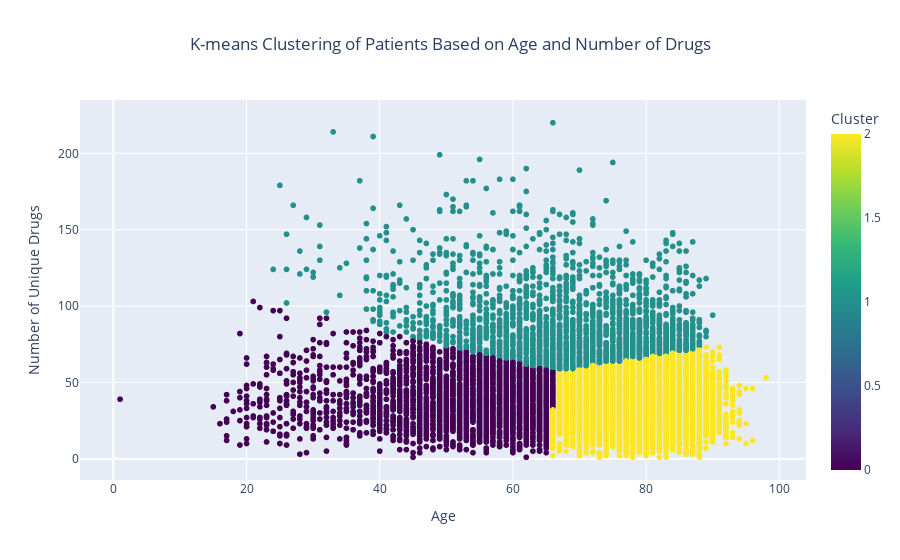

Notebook source saved alongside this figure:
### Code cell
from sklearn.cluster import KMeans

# Apply K-means clustering
kmeans = KMeans(n_clusters=3, random_state=42)  # Choose 3 clusters (you can adjust this)
df_cluster['Cluster'] = kmeans.fit_predict(X_scaled)

# Create the scatter plot with Plotly
fig = px.scatter(
    df_cluster, 
    x='age', 
    y='num_drugs', 
    color='Cluster', 
    title='K-means Clustering of Patients Based on Age and Number of Drugs',
    labels={'age': 'Age', 'num_drugs': 'Number of Unique Drugs'},
    color_continuous_scale='viridis',  # Use 'viridis' color scale
)

# Customize layout
fig.update_layout(
    xaxis_title='Age',
    yaxis_title='Number of Unique Drugs',
    legend_title="Clusters",
    legend=dict(title="Clusters", tracegroupgap=0),
    title_x=0.5,  # Center the title
)

# Show the interactive plot
fig.show()

### Figure 1 — Plotly figure (JSON) as saved in the notebook; plotly's stock layout.template omitted (floating-point values rounded to 4 significant figures; data arrays with more than 128 entries replaced by an {"elided": "..."} marker saying what was removed)
{"data": [{"hovertemplate": "Age=%{x}<br>Number of Unique Drugs=%{y}<br>Cluster=%{marker.color}<extra></extra>", "legendgroup": "", "marker": {"color": {"elided": "12731 int values"}, "coloraxis": "coloraxis", "symbol": "circle"}, "mode": "markers", "name": "", "showlegend": false, "type": "scattergl", "x": {"elided": "12731 int values"}, "xaxis": "x", "y": {"elided": "12731 int values"}, "yaxis": "y"}], "layout": {"coloraxis": {"colorbar": {"title": {"text": "Cluster"}}, "colorscale": [[0, "#440154"], [0.1111, "#482878"], [0.2222, "#3e4989"], [0.3333, "#31688e"], [0.4444, "#26828e"], [0.5556, "#1f9e89"], [0.6667, "#35b779"], [0.7778, "#6ece58"], [0.8889, "#b5de2b"], [1, "#fde725"]]}, "legend": {"title": {"text": "Clusters"}, "tracegroupgap": 0}, "title": {"text": "K-means Clustering of Patients Based on Age and Number of Drugs", "x": 0.5}, "xaxis": {"anchor": "y", "domain": [0, 1], "title": {"text": "Age"}}, "yaxis": {"anchor": "x", "domain": [0, 1], "title": {"text": "Number of Unique Drugs"}}}}
